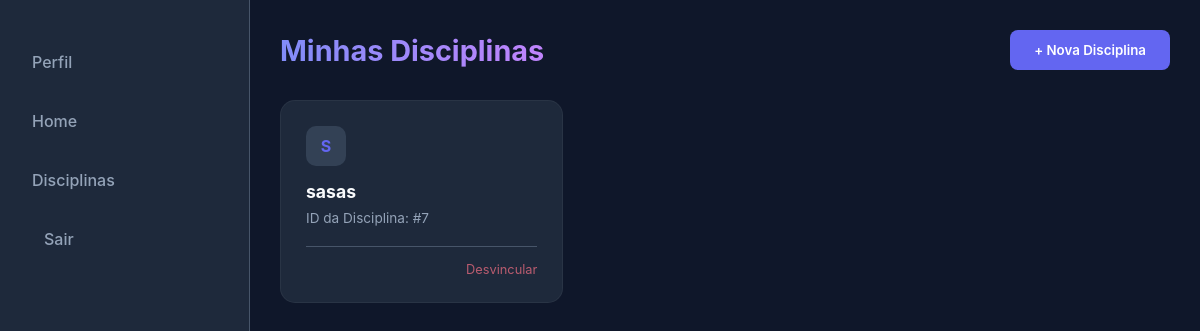
Before: /listar_disciplinas (signed in) with the older database file.
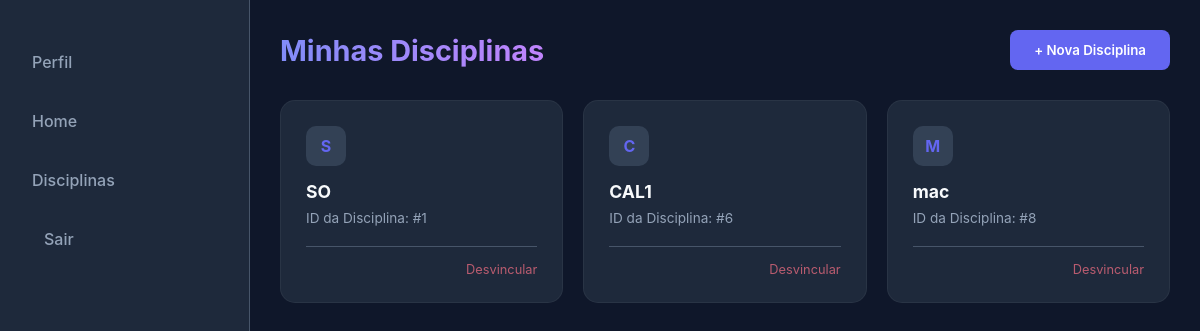
After: the same page with the newer database file.
### backend/database/database.py (models this page shows)
class Disciplina(SQLModel,table = True):
    id: Optional[int] = Field(default=None, primary_key=True)
    nome: str = Field(unique=True)

### backend/main.py (the view)
@app.get("/listar_disciplinas")
async def list_disciplinas(request:Request,conta_id: str = Cookie(None)):
    if not conta_id:
           raise HTTPException(
                status_code=401,detail="É necessário estar logado para essa requisição"
            )
    with Session(engine) as session:
       query = (
            select(Disciplina)
            .join(Matricula, Disciplina.id == Matricula.disciplina_id)
            .where(Matricula.aluno_id == int(conta_id))
        )
       disciplinas = session.exec(query).all()
       return templates.TemplateResponse(request=request,name="disciplinas.html",context={"disciplinas": disciplinas})

### templates/disciplinas.html (shortened to what this page needs)
{% extends "base.html" %}
{% block content %}
<div id="container-disciplinas" style="animation: fadeIn 0.3s ease;">
    <div style="display: flex; justify-content: space-between; align-items: center; margin-bottom: 30px;">
        <h1 style="background: linear-gradient(to right, #818cf8, #c084fc); -webkit-background-clip: text; -webkit-text-fill-color: transparent; font-size: 1.8rem;">
            Minhas Disciplinas
        </h1>
        <button class="btn-home" onclick="changeModal('overlay',true)">
            + Nova Disciplina
        </button>
    </div>
    <div style="display: grid; grid-template-columns: repeat(auto-fill, minmax(250px, 1fr)); gap: 20px;" id="disciplinas">
        {% if disciplinas %}
            {% for disc in disciplinas %}
                <div class="card-disciplina"
                     style="background: var(--bg-card);
                            padding: 25px;
                            border-radius: 15px;
                            border: 1px solid rgba(255, 255, 255, 0.05);
                            transition: all 0.3s ease;
                            cursor: default;">
                    <div style="width: 40px; height: 40px; background: var(--input-bg); border-radius: 10px; display: flex; align-items: center; justify-content: center; margin-bottom: 15px;">
                        <span style="color: var(--primary); font-weight: bold;">{{ disc.nome[0] | upper }}</span>
                    </div>
                    <h3 style="color: var(--text-main); margin-bottom: 8px; font-size: 1.1rem;">{{ disc.nome }}</h3>
                    <p style="color: var(--text-muted); font-size: 0.85rem; margin-bottom: 20px;">
                        ID da Disciplina: #{{ disc.id }}
                    </p>
                    <div style="display: flex; justify-content: flex-end; border-top: 1px solid var(--input-border); padding-top: 15px;">
                        <span style="color: var(--error); font-size: 0.8rem; cursor: pointer; opacity: 0.7;"
                              hx-delete="/remover_disciplina/{{ disc.id }}"
                              hx-confirm="Isso não excluirá suas tarefas, apenas a matrícula. Continuar?"
                              hx-target="closest .card-disciplina"
                              hx-swap="outerHTML">
                            Desvincular
                        </span>
                    </div>
                </div>
            {% endfor %}
        {% else %}
            <div style="grid-column: 1 / -1; text-align: center; padding: 50px; color: var(--text-muted);">
                <p>Você ainda não está matriculado em nenhuma disciplina.</p>
            </div>
        {% endif %}
    </div>
</div>
{% endblock %}

Changed rows visible on the page:
no longer on this page (row edited): Disciplina: nome "S", nome "sasas", id "7"
now on this page (row edited): Disciplina: nome "S", nome "SO", id "1"
now on this page (row edited): Disciplina: nome "C", nome "CAL1", id "6"
now on this page (row edited): Disciplina: nome "M", nome "mac", id "8"
